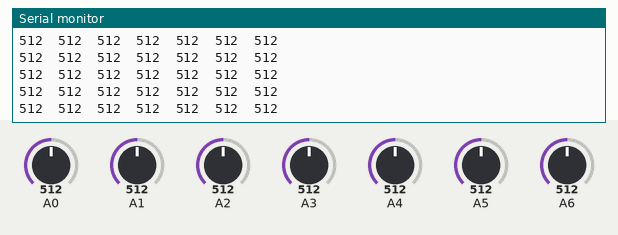
The sketch below on a simulated Arduino Nano, built with avr-gcc and run on an emulated ATmega328P. Parts: the last lines printed to the serial monitor. The inputs (shaded band) are chosen by the test bench; at power-on: A0 = 512, A2 = 512, A1 = 512, A3 = 512, A4 = 512, A5 = 512, A6 = 512.

Above: at 1.2 s.
1.3 s: A0 set to 109
At 1.9 s:
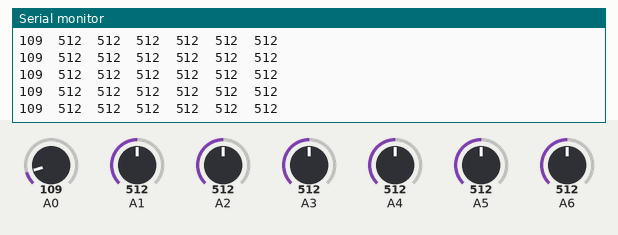
4.3 s: A0 set to 93
At 5.2 s:
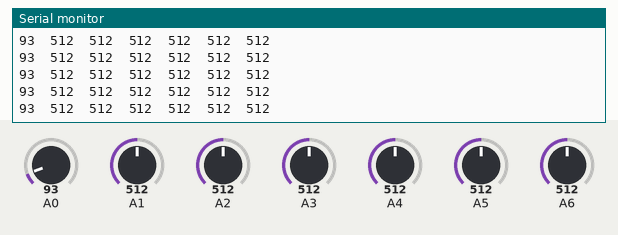
8.8 s: A2 set to 108
At 9.9 s:
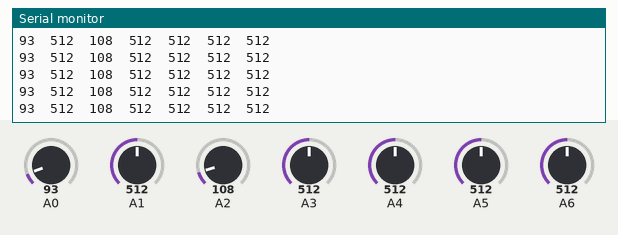
10.3 s: A2 set to 92
At 10.8 s:
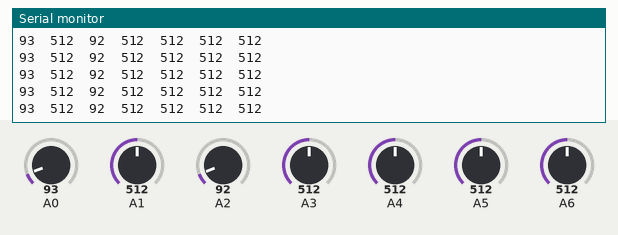
Timing chart, 0 to 13.3 s (numbered marks = the images above; inputs shaded):
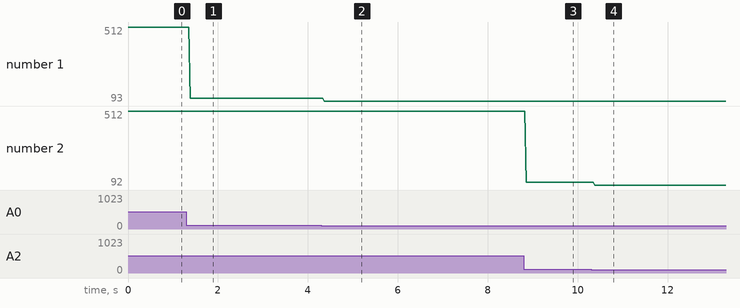

The sketch:

nano.ino
```cpp
void setup() {
  Serial.begin(9600);
}

void loop() {
  Serial.print(analogRead(A0));
  Serial.print("  ");
  Serial.print(analogRead(A1));
  Serial.print("  ");
  Serial.print(analogRead(A2));
  Serial.print("  ");
  Serial.print(analogRead(A3));
  Serial.print("  ");
  Serial.print(analogRead(A4));
  Serial.print("  ");
  Serial.print(analogRead(A5));
  Serial.print("  ");
  Serial.println(analogRead(A6));
  delay(1);
}
```

Measured:
- after the input at 1.3 s, the serial monitor: prints a new line after 0.08 s (image 1)
- after the input at 4.3 s, the serial monitor: prints a new line after 0.07 s (image 2)
- after the input at 8.8 s, the serial monitor: prints a new line after 0.06 s (image 3)
- after the input at 10.3 s, the serial monitor: prints a new line after 0.08 s (image 4)
- plotted number 1: 512 → 109 after the input at 1.3 s, 109 → 93 after the input at 4.3 s
- plotted number 2: 512 → 108 after the input at 8.8 s, 108 → 92 after the input at 10.3 s
